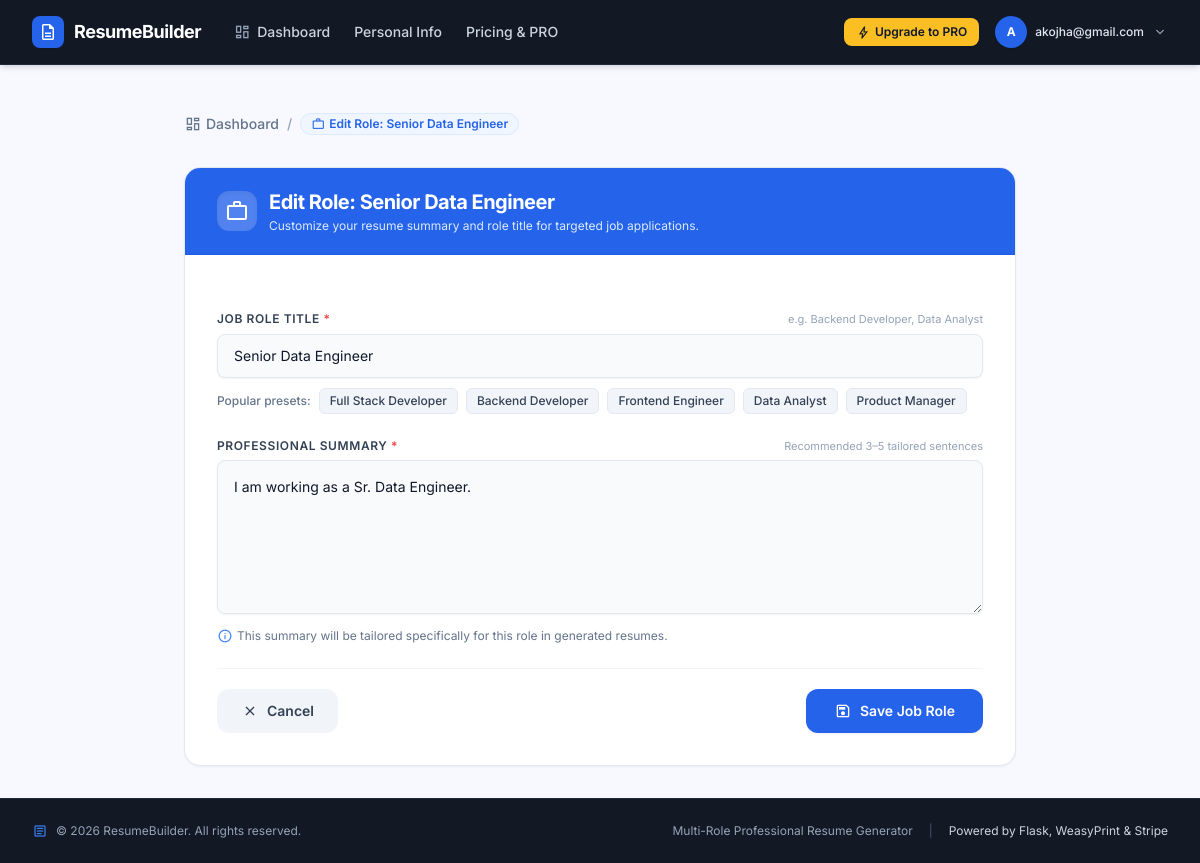
/dashboard/role/1/edit (signed in), run on an earlier commit of the app's database.
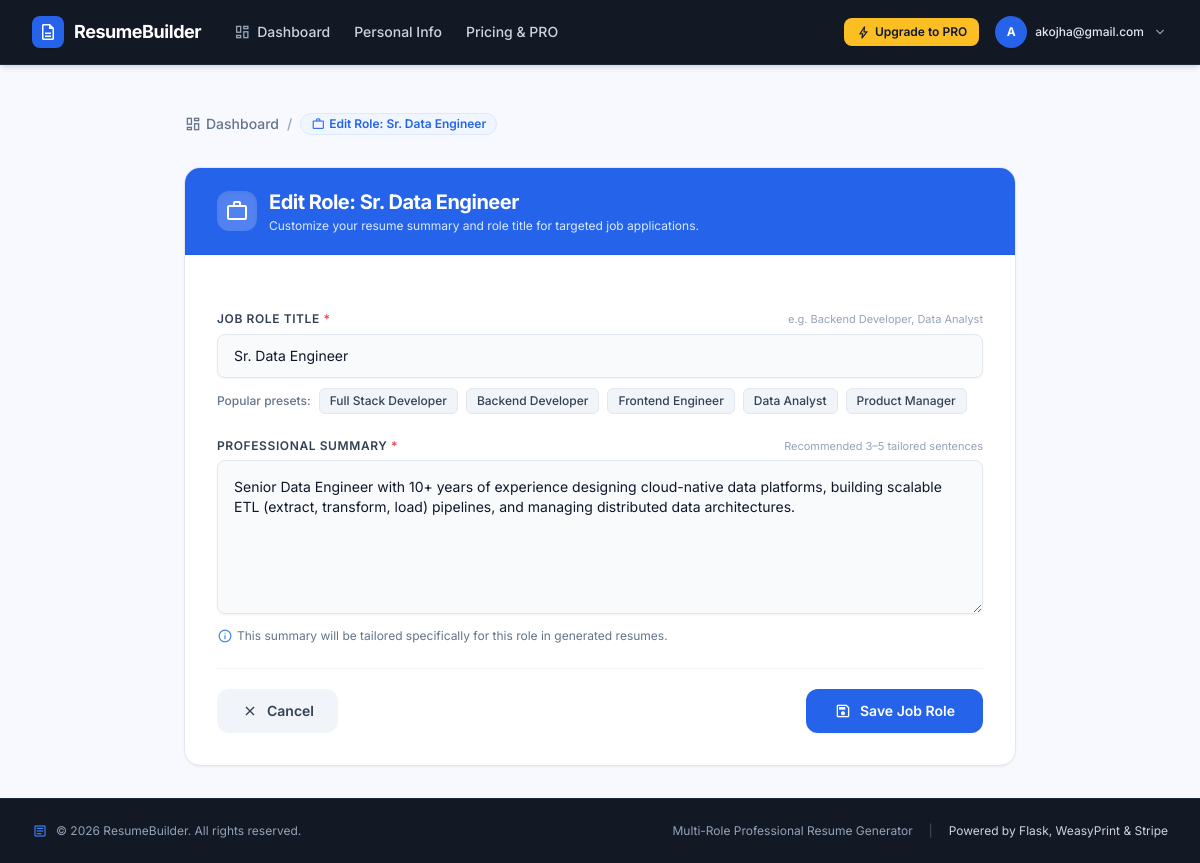
And on a later commit of the database.
### app/models.py (models this page shows)
class ResumeRole(db.Model):
    id = db.Column(db.Integer, primary_key=True)
    user_id = db.Column(db.Integer, db.ForeignKey('user.id'), nullable=False)
    role_name = db.Column(db.String(100), nullable=False)
    summary = db.Column(db.Text)
    experiences = db.relationship('Experience', backref='role', lazy=True, cascade="all, delete-orphan")
    educations = db.relationship('Education', backref='role', lazy=True, cascade="all, delete-orphan")
    skills = db.relationship('Skill', backref='role', lazy=True, cascade="all, delete-orphan")

### app/dashboard/routes.py (the view)
@dashboard.route('/role/<int:role_id>/edit', methods=['GET', 'POST'])
@login_required
def edit_role(role_id):
    role = db.get_or_404(ResumeRole, role_id)
    if role.user_id != current_user.id:
        flash('Unauthorized access.', 'danger')
        return redirect(url_for('dashboard.index'))
    form = ResumeRoleForm(obj=role)
    if form.validate_on_submit():
        role.role_name = form.role_name.data
        role.summary = form.summary.data
        db.session.commit()
        flash(f'Role "{role.role_name}" updated!', 'success')
        return redirect(url_for('dashboard.role_detail', role_id=role.id))
    return render_template('dashboard/role_form.html', form=form, title=f"Edit Role: {role.role_name}")

### app/forms.py
class ResumeRoleForm(FlaskForm):
    role_name = StringField('Job Role Title (e.g. Backend Developer, Data Analyst)', validators=[DataRequired()])
    summary = TextAreaField('Professional Summary', validators=[DataRequired()])
    submit = SubmitField('Save Role')

### app/models.py (called while the page is built)
@login_manager.user_loader
def load_user(user_id):
    return db.session.get(User, int(user_id))

### app/templates/dashboard/role_form.html (shortened to what the changed rows need)
{% extends 'base.html' %}
{% block content %}
<div class="max-w-4xl w-full mx-auto px-4 sm:px-6 lg:px-8 py-8 flex-grow">
    <div class="flex items-center justify-between mb-6 pb-2 gap-3">
        <div class="flex items-center space-x-2 text-sm text-slate-500 font-medium">
            <a href="{{ url_for('dashboard.index') }}" class="hover:text-blue-600 transition-colors flex items-center">
                <span class="material-symbols-outlined text-[18px] mr-1">dashboard</span> Dashboard
            </a>
            <span class="text-slate-400">/</span>
            <span class="text-blue-600 bg-blue-50 px-2.5 py-0.5 rounded-full text-xs font-semibold border border-blue-100 flex items-center">
                <span class="material-symbols-outlined text-[14px] mr-1">work</span> {{ title }}
            </span>
        </div>
    </div>
    <section class="bg-white rounded-2xl shadow-sm border border-slate-200 overflow-hidden">
        <div class="bg-blue-600 px-6 sm:px-8 py-5 border-b border-blue-700/40 text-white flex items-center justify-between">
            <div class="flex items-center space-x-3">
                <div>
                    <h1 class="text-lg sm:text-xl font-bold tracking-tight text-white">{{ title }}</h1>
                    <p class="text-xs text-blue-100 mt-0.5">Customize your resume summary and role title for targeted job applications.</p>
                </div>
            </div>
        </div>
        <form method="POST" class="p-6 sm:p-8 space-y-6">
            <div>
                <div class="flex items-center justify-between mb-1.5">
                    <label class="block text-xs font-semibold uppercase tracking-wider text-slate-700" for="role_name">
                    </label>
                    <span class="text-[11px] text-slate-400 font-normal">e.g. Backend Developer, Data Analyst</span>
                </div>
                {% set rn_err = 'border-red-400 ring-1 ring-red-400' if form.role_name.errors else 'border-slate-200 focus:border-blue-500 focus:ring-2 focus:ring-blue-500/20' %}
                <input class="w-full h-11 px-4 rounded-lg bg-slate-50 text-slate-900 text-sm border {{ rn_err }} focus:bg-white focus:outline-none transition-all shadow-sm"
                       id="role_name"
                       name="role_name"
                       placeholder="e.g. Senior Backend Developer, Machine Learning Engineer"
                       required
                       type="text"
                       value="{{ form.role_name.data or '' }}">
                <div class="mt-2.5 flex flex-wrap items-center gap-2">
                    <span class="text-xs font-medium text-slate-500">Popular presets:</span>
                    <button type="button" onclick="document.getElementById('role_name').value='Full Stack Developer'" class="text-xs bg-slate-100 hover:bg-blue-50 hover:text-blue-700 text-slate-700 font-medium px-2.5 py-1 rounded-md border border-slate-200 transition-colors">
                    </button>
                    <button type="button" onclick="document.getElementById('role_name').value='Backend Developer'" class="text-xs bg-slate-100 hover:bg-blue-50 hover:text-blue-700 text-slate-700 font-medium px-2.5 py-1 rounded-md border border-slate-200 transition-colors">
                    </button>
                    <button type="button" onclick="document.getElementById('role_name').value='Frontend Engineer'" class="text-xs bg-slate-100 hover:bg-blue-50 hover:text-blue-700 text-slate-700 font-medium px-2.5 py-1 rounded-md border border-slate-200 transition-colors">
                    </button>
                    <button type="button" onclick="document.getElementById('role_name').value='Data Analyst'" class="text-xs bg-slate-100 hover:bg-blue-50 hover:text-blue-700 text-slate-700 font-medium px-2.5 py-1 rounded-md border border-slate-200 transition-colors">
                    </button>
                    <button type="button" onclick="document.getElementById('role_name').value='Product Manager'" class="text-xs bg-slate-100 hover:bg-blue-50 hover:text-blue-700 text-slate-700 font-medium px-2.5 py-1 rounded-md border border-slate-200 transition-colors">
                    </button>
                </div>
            </div>
            <div>
                <div class="flex items-center justify-between mb-1.5">
                    <label class="block text-xs font-semibold uppercase tracking-wider text-slate-700" for="summary">
                    </label>
                    <span class="text-[11px] text-slate-400 font-normal">Recommended 3–5 tailored sentences</span>
                </div>
                {% set sum_err = 'border-red-400 ring-1 ring-red-400' if form.summary.errors else 'border-slate-200 focus:border-blue-500 focus:ring-2 focus:ring-blue-500/20' %}
                <textarea class="w-full rounded-lg bg-slate-50 text-slate-900 text-sm border {{ sum_err }} p-4 focus:bg-white focus:outline-none transition-all shadow-sm"
                          id="summary"
                          name="summary"
                          rows="6"
                          required
                          placeholder="Highlight your domain strengths, engineering specialties, quantified impacts, and technical proficiencies tailored specifically to this job role...">{{ form.summary.data or '' }}</textarea>
                <div class="mt-2 flex items-center justify-between text-xs text-slate-500">
                    <span class="flex items-center gap-1 text-slate-500">
                    </span>
                </div>
            </div>
        </form>
    </section>
</div>
{% endblock %}

What changed in the data, as far as the page shows it:
changed ResumeRole: role_name "Senior Data Engineer" → "Sr. Data Engineer"; summary "I am working as a Sr. Data Engineer." → "Senior Data Engineer with 10+ years of experience designing cloud-native data platforms, building scalable ETL (extract, transform, load) pipelines, and managing distributed data architectures."
Also different on the page:
{{ title }}: "Edit Role: Senior Data Engineer" → "Edit Role: Sr. Data Engineer"
